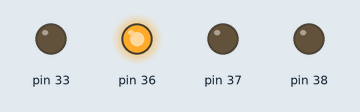
Recording of a program running on a simulated Raspberry Pi (header pin numbers). Shown: output pins drawn as LEDs (lit = HIGH).

Above: at 0.5 s.
At 2.5 s:
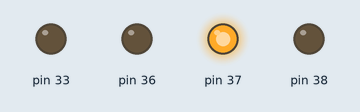
At 4.5 s:
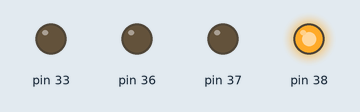
At 6.5 s:
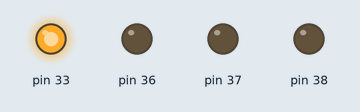
At 9.5 s:
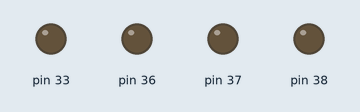
Timing chart, 0 to 10.4 s (numbered marks = the images above):
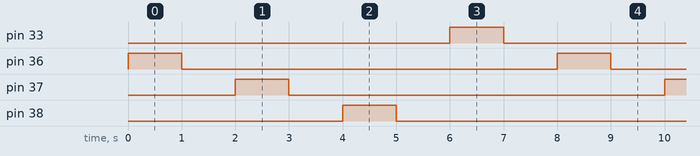

The program:

abc.py
```python
import RPi.GPIO as GPIO
from time import sleep

GPIO.setwarnings(False)
GPIO.setmode(GPIO.BOARD)

GPIO.setup(36,GPIO.OUT,initial=GPIO.LOW)
GPIO.setup(37,GPIO.OUT,initial=GPIO.LOW)
GPIO.setup(33,GPIO.OUT,initial=GPIO.LOW)
GPIO.setup(38,GPIO.OUT,initial=GPIO.LOW)

while True:
    GPIO.output(36,GPIO.HIGH) # LED ON
    sleep(1)
    GPIO.output(36,GPIO.LOW)  # LED OFF
    sleep(1)

    GPIO.output(37,GPIO.HIGH)
    sleep(1)
    GPIO.output(37,GPIO.LOW)
    sleep(1)

    GPIO.output(38,GPIO.HIGH)
    sleep(1)
    GPIO.output(38,GPIO.LOW)
    sleep(1)

    GPIO.output(33,GPIO.HIGH)
    sleep(1)
    GPIO.output(33,GPIO.LOW)
    sleep(1)
```

Measured:
- by itself, pin 33, pin 36–38: alternates HIGH for 1.0 s and LOW for 7.0 s
- by itself, everything shown: repeats every 8.0 s, in 8 steps
